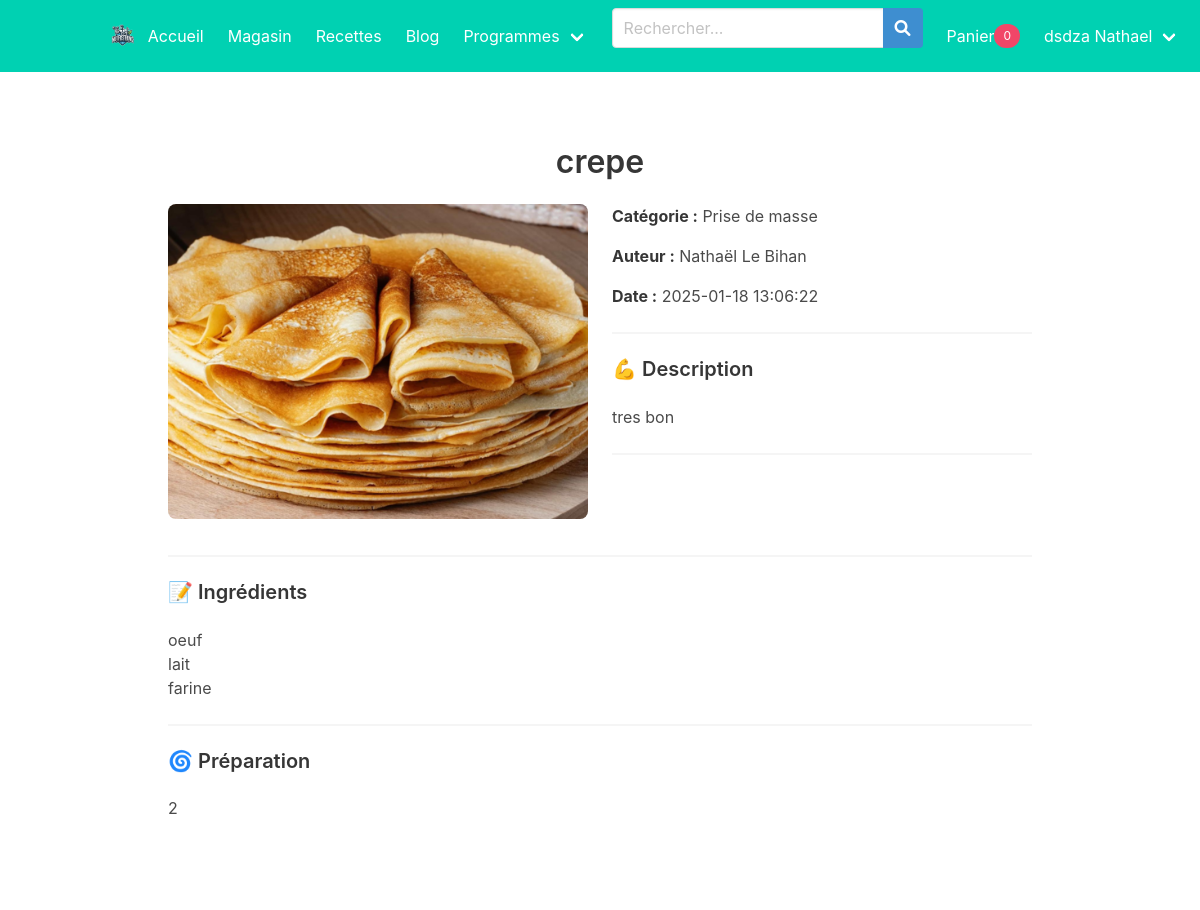
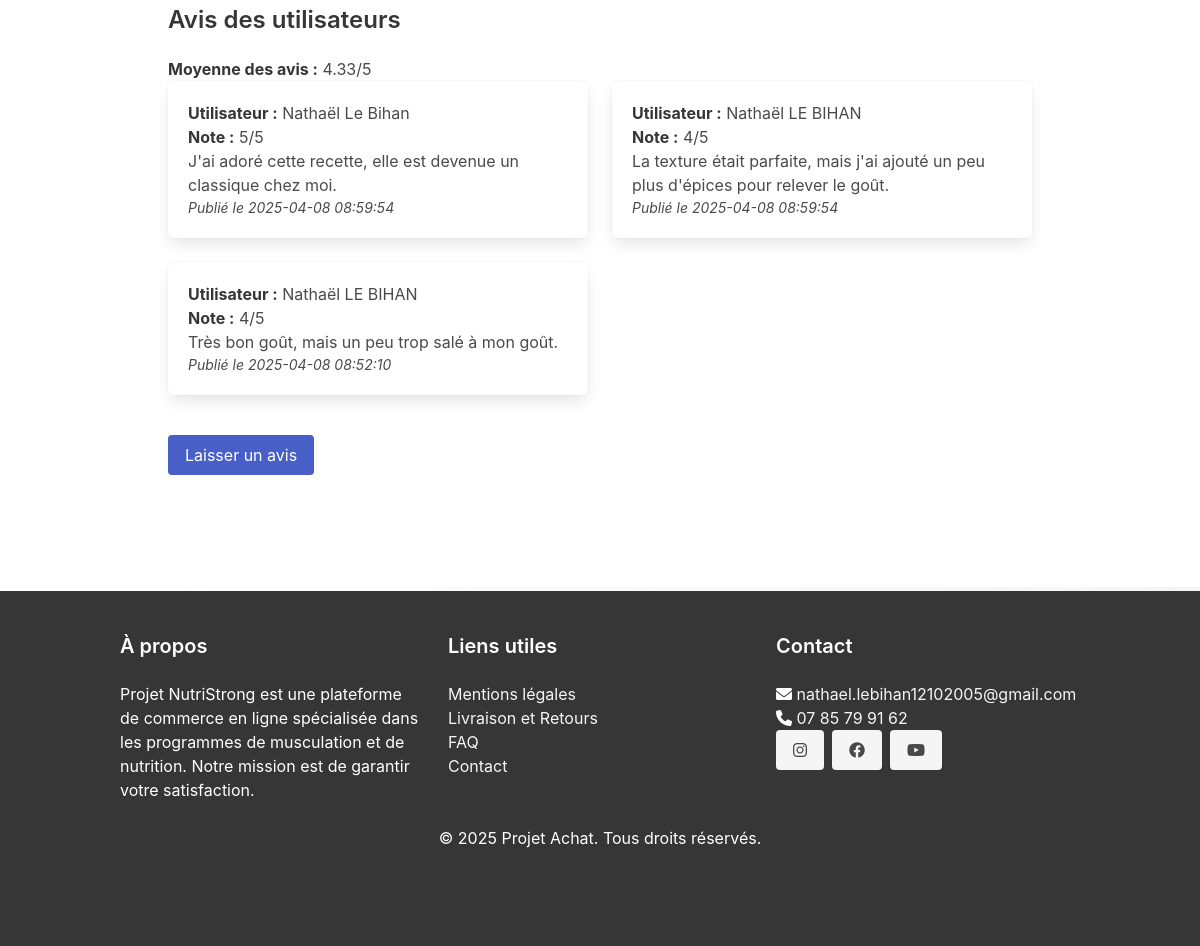
Screenshot of /assets/pages/recette/detail_recette.php?id=4 (signed in) with the database file from the repository (2 pictures, top to bottom).
### tables this page shows
CREATE TABLE IF NOT EXISTS `utilisateurs` (
  `id_utilisateur` int NOT NULL AUTO_INCREMENT,
  `nom` varchar(100) NOT NULL,
  `prenom` varchar(100) NOT NULL,
  `email` varchar(150) NOT NULL,
  `bio` text,
  `objectifs_fitness` text,
  `objectif` varchar(255) DEFAULT NULL,
  `mot_de_passe` varchar(255) NOT NULL,
  `role` enum('utilisateur','administrateur','super_administrateur','coach','commercial') DEFAULT 'utilisateur',
  `date_naissance` date DEFAULT NULL,
  `sexe` enum('Homme','Femme','Autre') DEFAULT NULL,
  `date_creation` timestamp NULL DEFAULT CURRENT_TIMESTAMP,
  `photo_profil` varchar(255) DEFAULT NULL,
  `badge` varchar(255) DEFAULT NULL,
  `tentatives` int DEFAULT '0',
  `bloque` tinyint(1) DEFAULT '0',
  `dernier_echec` datetime DEFAULT NULL,
  `notifications_active` tinyint(1) DEFAULT '1',
  PRIMARY KEY (`id_utilisateur`),
  UNIQUE KEY `email` (`email`),
  CONSTRAINT `check_role` CHECK ((`role` in (_utf8mb4'utilisateur',_utf8mb4'administrateur',_utf8mb4'super_administrateur',_utf8mb4'coach',_utf8mb4'commercial')))
);

CREATE TABLE IF NOT EXISTS `recettes` (
  `id_recette` int NOT NULL AUTO_INCREMENT,
  `titre` varchar(255) NOT NULL,
  `description` text NOT NULL,
  `categorie` enum('Prise de masse','Maintien','Sèche') NOT NULL,
  `ingredients` text NOT NULL,
  `etapes` text NOT NULL,
  `id_utilisateur` int NOT NULL,
  `date_creation` datetime DEFAULT CURRENT_TIMESTAMP,
  `image` varchar(255) DEFAULT NULL,
  `vues` int DEFAULT '0',
  PRIMARY KEY (`id_recette`),
  KEY `id_utilisateur` (`id_utilisateur`),
  CONSTRAINT `recettes_ibfk_1` FOREIGN KEY (`id_utilisateur`) REFERENCES `utilisateurs` (`id_utilisateur`) ON DELETE CASCADE
);

CREATE TABLE IF NOT EXISTS `avis` (
  `id_avis` int NOT NULL AUTO_INCREMENT,
  `id_produit` int DEFAULT NULL,
  `id_utilisateur` int DEFAULT NULL,
  `commentaire` text NOT NULL,
  `note` int DEFAULT NULL,
  `date_avis` timestamp NULL DEFAULT CURRENT_TIMESTAMP,
  `type_contenu` enum('recette','programme','produit') NOT NULL,
  `contenu_id` int NOT NULL,
  PRIMARY KEY (`id_avis`),
  KEY `id_produit` (`id_produit`),
  KEY `id_utilisateur` (`id_utilisateur`),
  CONSTRAINT `avis_ibfk_1` FOREIGN KEY (`id_produit`) REFERENCES `produits` (`id_produit`) ON DELETE CASCADE,
  CONSTRAINT `avis_ibfk_2` FOREIGN KEY (`id_utilisateur`) REFERENCES `utilisateurs` (`id_utilisateur`) ON DELETE CASCADE,
  CONSTRAINT `avis_chk_1` CHECK ((`note` between 1 and 5))
);

### assets/pages/includes/session_start.php (called while the page is built, shortened)
<?php
require_once '../config/db.php';
$isConnected = isset($_SESSION['user_id']);
if ($isConnected) {
    $user_id = $_SESSION['user_id'];
    $stmt = $pdo->prepare("SELECT * FROM utilisateurs WHERE id_utilisateur = :id");
    $stmt->execute(['id' => $user_id]);
    $user = $stmt->fetch();
}
?>

### assets/pages/recette/detail_recette.php (the view, shortened to what this page needs)
<?php
include '../includes/header.php';
include '../config/db.php';
$id_recette = $_GET['id'] ?? null;
try {
    $stmt = $pdo->prepare("SELECT r.*, u.nom, u.prenom
                           FROM recettes r
                           JOIN utilisateurs u ON r.id_utilisateur = u.id_utilisateur
                           WHERE r.id_recette = ?");
    $stmt->execute([$id_recette]);
    $recette = $stmt->fetch();
    $stmt_avis = $pdo->prepare("
        SELECT a.*, u.nom, u.prenom
        FROM avis a
        JOIN utilisateurs u ON a.id_utilisateur = u.id_utilisateur
        WHERE a.type_contenu = 'recette' AND a.contenu_id = :id
        ORDER BY a.date_avis DESC
    ");
    $stmt_avis->execute(['id' => $id_recette]);
    $avis = $stmt_avis->fetchAll(PDO::FETCH_ASSOC);
    $stmt_moyenne = $pdo->prepare("
        SELECT AVG(note) as moyenne
        FROM avis
        WHERE type_contenu = 'recette' AND contenu_id = :id
    ");
    $stmt_moyenne->execute(['id' => $id_recette]);
    $moyenne = $stmt_moyenne->fetchColumn();
} catch (PDOException $e) {
    die("Erreur lors de la récupération de la recette : " . $e->getMessage());
}
?>
<!DOCTYPE html>
<html lang="fr">
<head>
    <link rel="stylesheet" href="https://cdn.jsdelivr.net/npm/bulma@0.9.4/css/bulma.min.css">
    <link rel="stylesheet" href="https://cdnjs.cloudflare.com/ajax/libs/font-awesome/6.0.0-beta3/css/all.min.css">
</head>
<body>
<main class="container mt-5">
    <section class="section">
        <h1 class="title has-text-centered"><?= htmlspecialchars($recette['titre']); ?></h1>
        <div class="columns is-centered">
        <div class="column is-6">
                <figure class="image is-4by3" style="overflow: hidden; border-radius: 8px;">
                    <?php if (!empty($recette['image'])): ?>
                        <img src="../../<?= htmlspecialchars($recette['image']); ?>"
                            alt="<?= htmlspecialchars($recette['titre']); ?>"
                            style="object-fit: cover; width: 100%; height: 100%;">
                    <?php else: ?>
                        <img src="../../uploads/default_recipe.png"
                            alt="Image par défaut"
                            style="object-fit: cover; width: 100%; height: 100%;">
                    <?php endif; ?>
                </figure>
            </div>
            <div class="column is-6">
                <div class="content">
                    <p><strong>Catégorie :</strong> <?= htmlspecialchars($recette['categorie']); ?></p>
                    <p><strong>Auteur :</strong> <?= htmlspecialchars($recette['prenom'] . ' ' . $recette['nom']); ?></p>
                    <p><strong>Date :</strong> <?= htmlspecialchars($recette['date_creation']); ?></p>
                    <hr>
                    <h2 class="title is-5">💪 Description</h2>
                    <p><?= nl2br(htmlspecialchars($recette['description'])); ?></p>
                    <hr>
                </div>
            </div>
        </div>
        <hr>
        <div class="columns">
            <div class="column">
                <h2 class="title is-5">📝 Ingrédients</h2>
                <p><?= nl2br(htmlspecialchars($recette['ingredients'])); ?></p>
                <hr>
                <h2 class="title is-5">🌀 Préparation</h2>
                <p><?= nl2br(htmlspecialchars($recette['etapes'])); ?></p>
            </div>
        </div>
    </section>
    <section class="section">
        <h2 class="title is-4">Avis des utilisateurs</h2>
        <p><strong>Moyenne des avis :</strong> <?= $moyenne ? number_format($moyenne, 2) : 'Aucun avis'; ?>/5</p>
        <?php if ($avis): ?>
            <div class="columns is-multiline">
                <?php foreach ($avis as $index => $avis_item): ?>
                    <div class="column is-half">
                        <div class="box">
                            <p><strong>Utilisateur :</strong> <?= htmlspecialchars($avis_item['prenom'] . ' ' . $avis_item['nom']) ?></p>
                            <p><strong>Note :</strong> <?= htmlspecialchars($avis_item['note']) ?>/5</p>
                            <p><?= nl2br(htmlspecialchars($avis_item['commentaire'])) ?></p>
                            <p><small><em>Publié le <?= htmlspecialchars($avis_item['date_avis']) ?></em></small></p>
                        </div>
                    </div>
                <?php endforeach; ?>
            </div>
        <?php else: ?>
            <p>Aucun avis pour cette recette.</p>
        <?php endif; ?>
        <a href="../Avis/avis.php?type_contenu=recette&contenu_id=<?= $id_recette; ?>" class="button is-link mt-4">Laisser un avis</a>
    </section>
</main>
<?php include '../includes/footer.php'; ?>
</body>
</html>

### assets/pages/includes/header.php (shortened to what this page needs)
<?php
include '../includes/session_start.php';
?>
<!DOCTYPE html>
<html lang="fr">
<head>
    <link rel="stylesheet" href="../../css/custom.css">
    <link rel="stylesheet" href="https://cdnjs.cloudflare.com/ajax/libs/font-awesome/6.4.0/css/all.min.css">
    <link rel="stylesheet" href="https://cdn.jsdelivr.net/npm/bulma@0.9.4/css/bulma.min.css">
    <link rel="stylesheet" href="https://cdn.jsdelivr.net/npm/swiper/swiper-bundle.min.css">
</head>
<body>
<header class="site-header">
    <nav class="navbar is-primary" role="navigation" aria-label="main navigation">
        <div class="container">
            <div class="navbar-brand">
                <a class="navbar-item" href="<?= isset($_SESSION['user_id']) ? '../Acceuil/accueil.php' : '../Acceuil/index.php'; ?>" style="padding: 0;">
                    <img src="../../img/logo-150px.png" alt="NutriStrong Logo">
                </a>
            </div>
            <div id="navMenu" class="navbar-menu">
                <div class="navbar-start">
                    <a href="../Acceuil/index.php" class="navbar-item">Accueil</a>
                    <a href="../Magasin/magasin.php" class="navbar-item">Magasin</a>
                    <a href="../recette/recettes.php" class="navbar-item">Recettes</a>
                    <a href="../blog/blog.php" class="navbar-item">Blog</a>
                    <div class="navbar-item has-dropdown is-hoverable">
                        <a class="navbar-link">Programmes</a>
                    </div>
                </div>
                <div class="navbar-end">
                    <div class="navbar-item is-hidden-touch">
                        <form action="../Recherche/recherche.php" method="GET">
                            <div class="field has-addons">
                                <div class="control">
                                    <input class="input" type="text" name="query" placeholder="Rechercher...">
                                </div>
                                <div class="control">
                                    <button class="button is-info" type="submit">
                                        <span class="icon">
                                            <i class="fas fa-search"></i>
                                        </span>
                                    </button>
                                </div>
                            </div>
                        </form>
                    </div>
                    <a href="../Panier/panier.php" class="navbar-item">
                        Panier
                        <span class="tag is-danger is-rounded">
                            <?= isset($_SESSION['cart_quantity']) ? $_SESSION['cart_quantity'] : 0 ?>
                        </span>
                    </a>
                    <?php if (isset($_SESSION['user_id'])): ?>
                        <div class="navbar-item has-dropdown is-hoverable">
                            <a class="navbar-link" id="user-name"><?= htmlspecialchars($user['prenom'] . ' ' . $user['nom']) ?></a>
                        </div>
                    <?php endif; ?>
                </div>
        </div>
    </nav>
</header>
</body>
</html>

### assets/css/custom.css (style rules this page uses)
:root { --primary-color: #ffffff; --secondary-color: #3273dc; --accent-color: #ff3860; --text-light: #4a4a4a; --text-dark: #363636; --gradient: linear-gradient(135deg, #ffffff 0%, #f5f5f5 100%); --shadow: 0 4px 6px rgba(0, 0, 0, 0.1); --transition: all 0.3s ease; --bulma-primary: #3273dc; --bulma-danger: #ff3860; }
.input, .textarea { border-radius: 8px; transition: var(--transition); background: var(--primary-color); color: var(--text-dark); border: 1px solid #ccc; }

### rows the page displays
utilisateurs: prenom+nom "dsdza Nathael"
recettes: titre "crepe", image (picture), categorie "Prise de masse", id_utilisateur.nom "Nathaël Le Bihan", date_creation "2025-01-18 13:06:22", description "tres bon", ingredients "oeuf lait farine", etapes "2"
avis: id_utilisateur.nom "Nathaël Le Bihan", note "5", commentaire "J'ai adoré cette recette, elle est devenue un classique chez moi.", date_avis "2025-04-08 08:59:54"
avis: id_utilisateur.nom "Nathaël LE BIHAN", note "4", commentaire "La texture était parfaite, mais j'ai ajouté un peu plus d'épices pour relever le goût.", date_avis "2025-04-08 08:59:54"
avis: id_utilisateur.nom "Nathaël LE BIHAN", note "4", commentaire "Très bon goût, mais un peu trop salé à mon goût.", date_avis "2025-04-08 08:52:10"

### other values shown
$moyenne "4.33"
